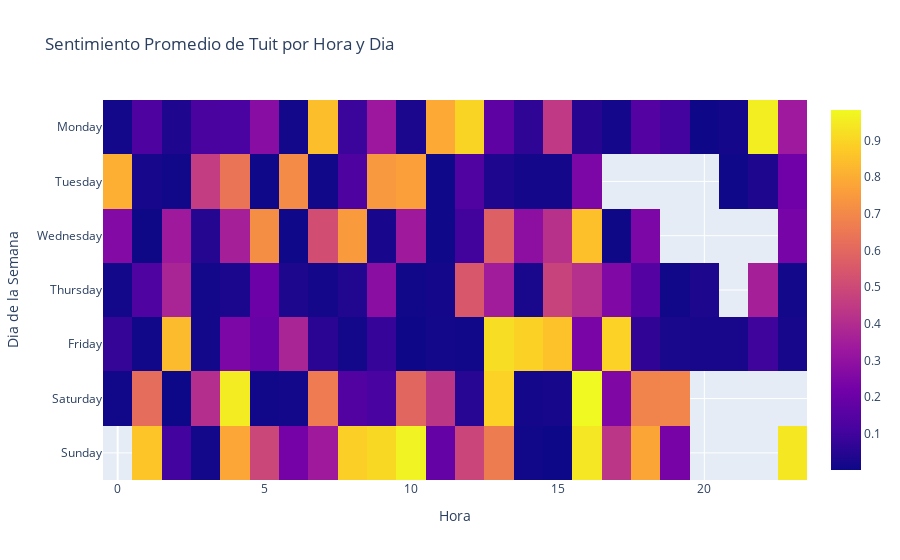

Notebook cell for this chart:
### Code cell
df_2 = df.groupby(['weekday','hour','sort_weekday','sentiment']).mean().reset_index()

df_2 = df_2.sort_values(by = 'sort_weekday')
fig = go.Figure(data=go.Heatmap(
        x = df_2['hour'],
        y = df_2['weekday'],
        z = df_2['sentiment']
        ))

fig.update_layout(title = 'Sentimiento Promedio de Tuit por Hora y Dia', xaxis_title='Hora', yaxis_title='Dia de la Semana')

### Figure 1 — Plotly figure (JSON) as saved in the notebook; plotly's stock layout.template omitted (floating-point values rounded to 4 significant figures; data arrays with more than 128 entries replaced by an {"elided": "..."} marker saying what was removed)
{"data": [{"type": "heatmap", "x": {"elided": "2832 int values"}, "y": {"elided": "2832 str values"}, "z": {"elided": "2832 float values"}}], "layout": {"title": {"text": "Sentimiento Promedio de Tuit por Hora y Dia"}, "xaxis": {"title": {"text": "Hora"}}, "yaxis": {"title": {"text": "Dia de la Semana"}}}}
